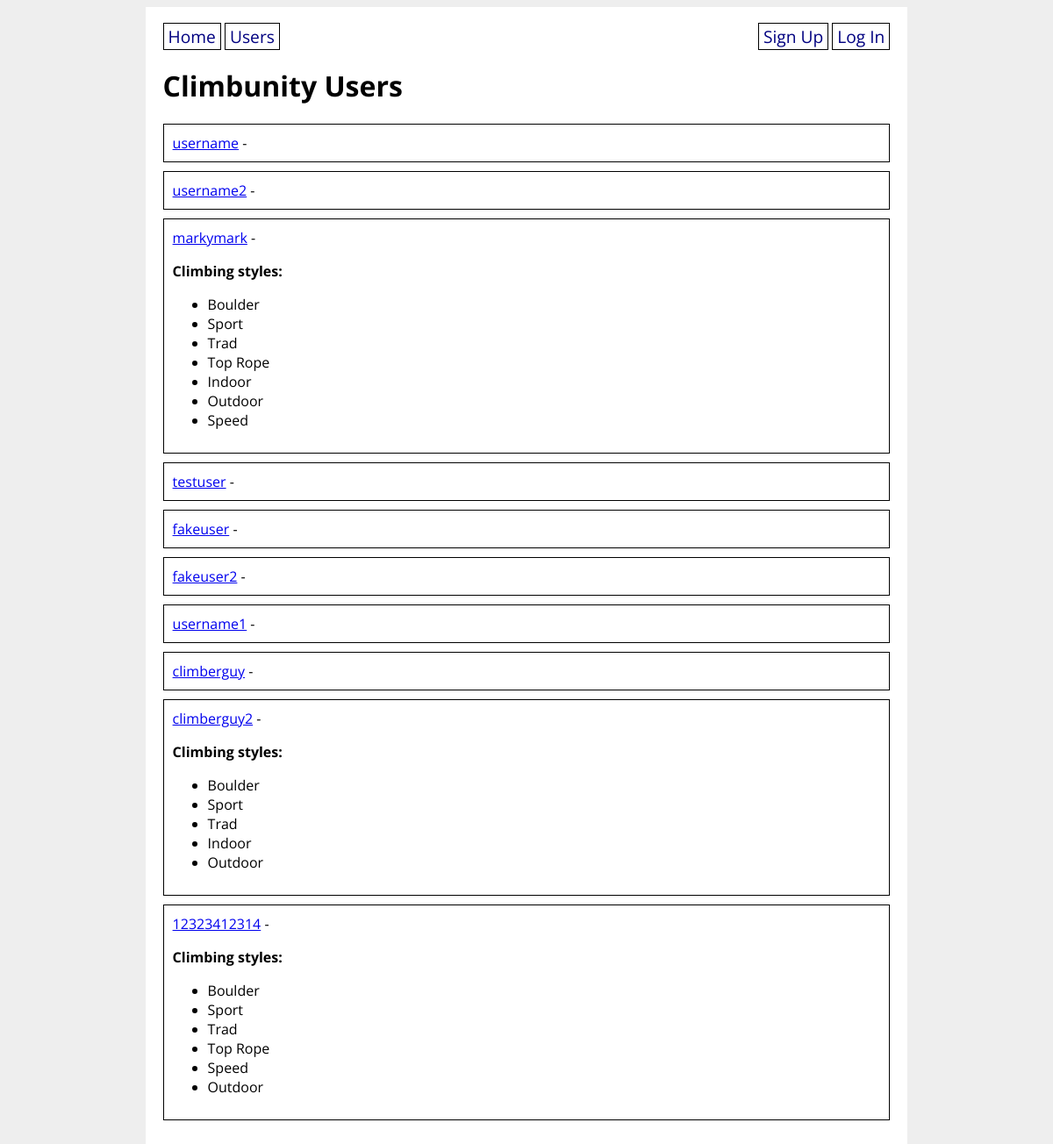
Screenshot of /users with the database file from the repository.
### climbunity_app/models.py (models this page shows, shortened)
class User(UserMixin, db.Model):
    id = db.Column(db.Integer, primary_key=True)
    username = db.Column(db.String(80), nullable=False, unique=True)
    password = db.Column(db.String(200), nullable=False)
    email = db.Column(db.String(200), nullable=False)
    first_name = db.Column(db.String(50), nullable=False)
    last_name = db.Column(db.String(50), nullable=False)
    address = db.Column(db.String(200), nullable=False)
    has_gear = db.Column(db.Boolean, nullable=False)
    user_projects = db.relationship('Route',
        secondary='user_project_lists', back_populates='projecting_users'
    )
    user_appointments = db.relationship('Appointment',
        secondary='appointment_guests', back_populates='appointment_attendants'
    )
    user_does_styles = db.relationship('Style',
        secondary='user_style_lists', back_populates='climber_styles'
    )

class Style(db.Model):
    id = db.Column(db.Integer, primary_key=True)
    style = db.Column(db.String(8))
    climber_styles = db.relationship('User',
        secondary='user_style_lists', back_populates='user_does_styles'
    )
    route_styles = db.relationship('Route',
        secondary='route_style_lists', back_populates='possible_route_styles'
    )
    def __str__(self):
        return f'{self.style}'

### climbunity_app/main/routes.py (the view)
@main.route('/users', methods=['GET', 'POST'])
def all_users():
    users = User.query.all()
    return render_template('all_users.html', users=users)

### climbunity_app/templates/all_users.html
{% extends 'base.html' %}
{% block content %}
<h1>Climbunity Users</h1>
{% for user in users %}
<div class="user">
    <a href="/profile/{{ user.id }}">{{ user.username }}</a> -
    {% if user.user_does_styles %}
    <p><strong>Climbing styles:</strong></p>
        <ul>
        {% for style in user.user_does_styles %}
            <li>{{ style }}</li>
        {% endfor %}
        </ul>
    {% endif %}
</div>
{% endfor %}
{% endblock %}

### climbunity_app/static/style.css (style rules this page uses)
body { display: flex; flex-direction: column; align-items: center; background-color: #eee; font-family: 'Open Sans', sans-serif; }
.user { border: 1px solid black; padding: 10px; margin-bottom: 10px; }

### rows the page displays
User: username "username"
User: username "username2"
User: username "markymark"
Style: style "Boulder"
Style: style "Sport"
Style: style "Trad"
Style: style "Top Rope"
Style: style "Indoor"
Style: style "Outdoor"
Style: style "Speed"
User: username "testuser"
User: username "fakeuser"
User: username "fakeuser2"
User: username "username1"
User: username "climberguy"
User: username "climberguy2"
User: username "12323412314"
